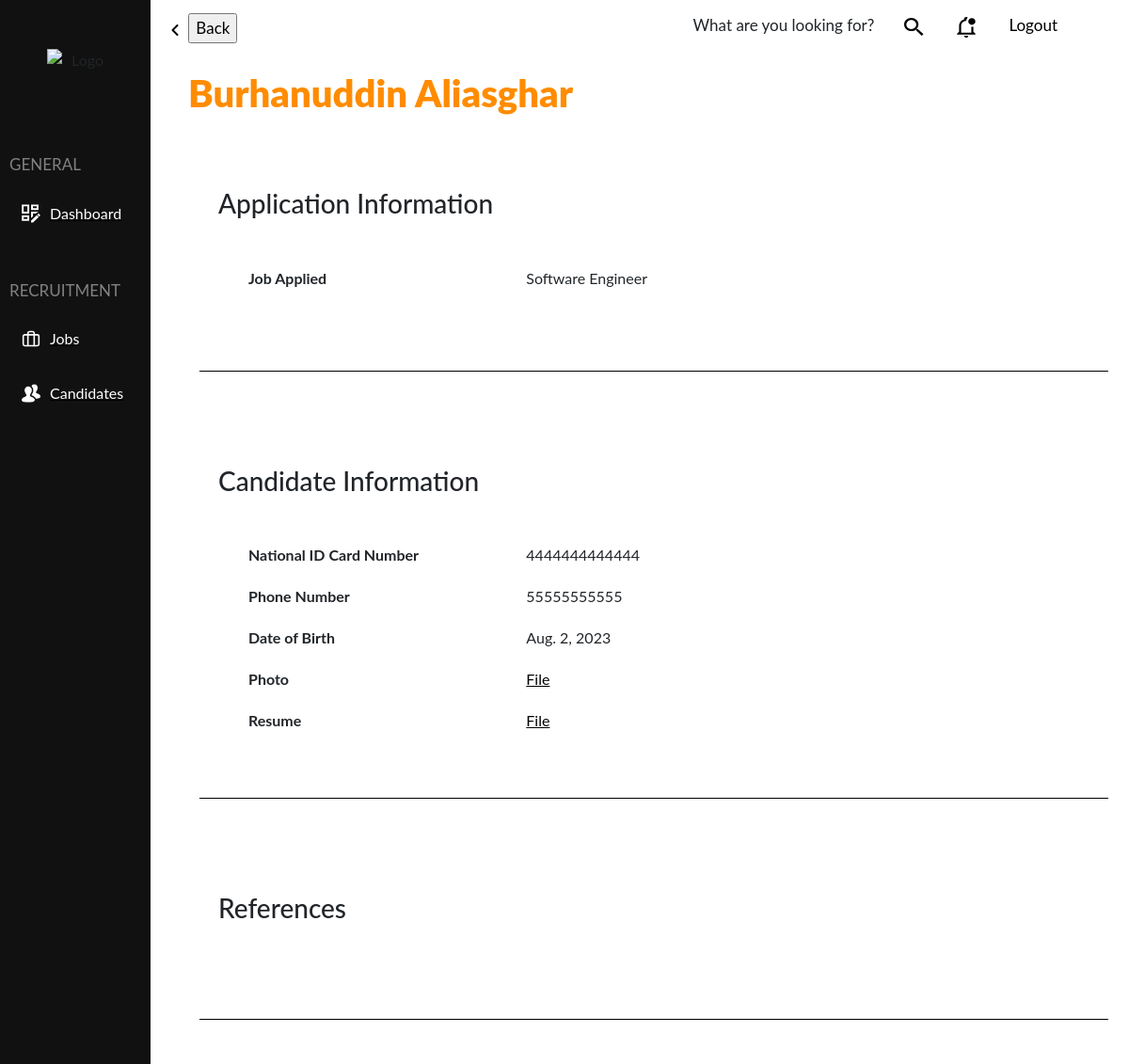
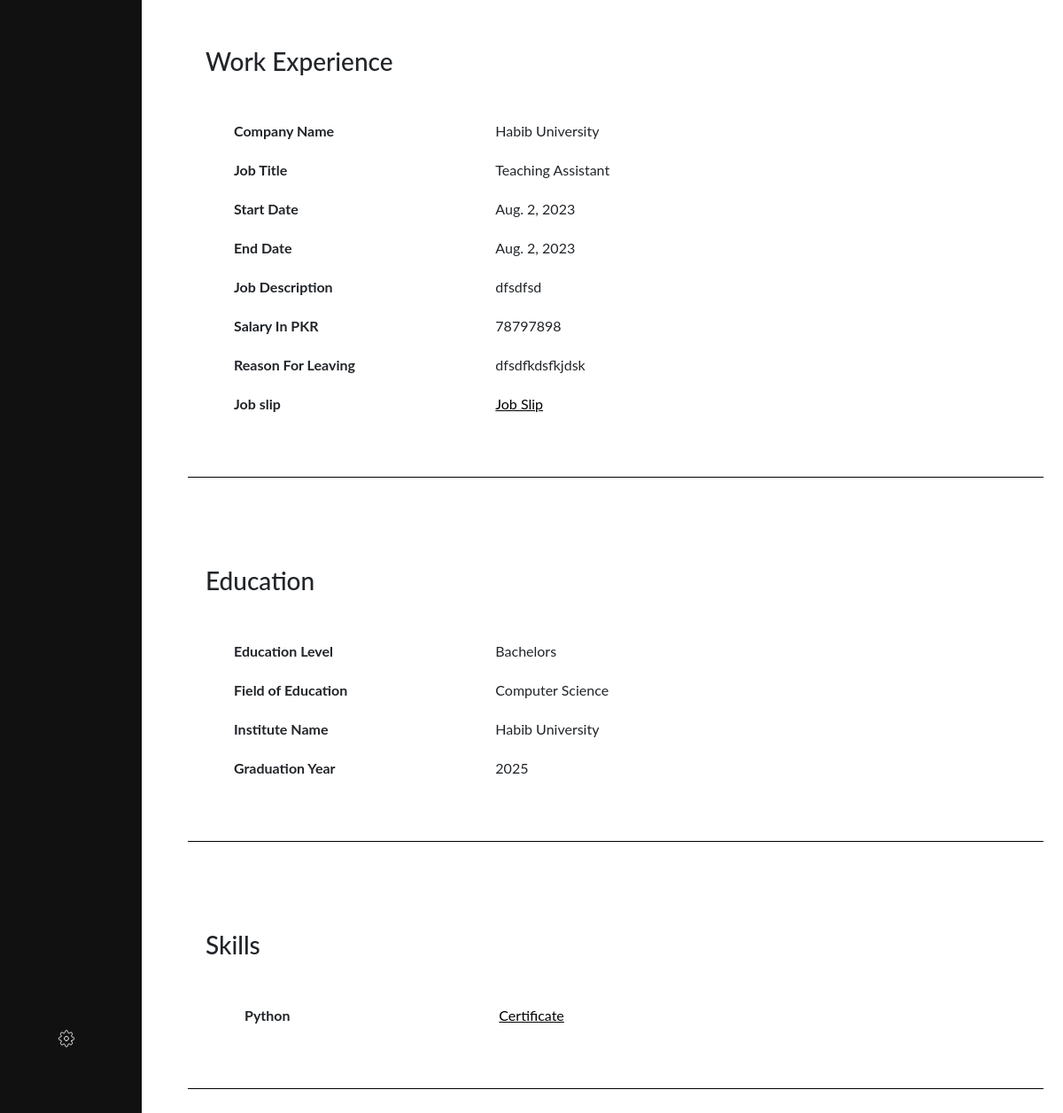
Page /recruiters/candidate/nj4PRrk8M45Hl7rklxfMnm5TP0CjX175 (signed in) on the committed database (2 pictures, top to bottom).
### apps/applicants/models/job.py (models this page shows, shortened)
class Job(models.Model):
    title = models.CharField(
        verbose_name="Job Title",
        max_length=128,
        db_index=False,
    )
    overview = RichTextField(
        verbose_name="Job Description",
    )
    responsibilities = RichTextField(
        verbose_name="Job Responsibilities",
    )
    qualifications = RichTextField(
        verbose_name="Job Qualifications",
    )
    _25 = '25,000 - 50,000'
    _50 = '50,000 - 75,000'
    _75 = '75,000 - 100,000'
    _100 = '100,000 - 125,000'
    _125 = '125,000 - 150,000'
    _150 = '150,000 - 175,000'
    _175 = '175,000 - 200,000'
    _200 = '200,000 - 225,000'
    _225 = '225,000 - 250,000'
    _250 = '250,000 - 275,000'
    _275 = '275,000 - 300,000'
    _300 = '300,000 - 325,000'
    SALARY_RANGE_CHOICES = [
        (_25, '25,000 - 50,000'),
        (_50, '50,000 - 75,000'),
        (_75, '75,000 - 100,000'),
        (_100, '100,000 - 125,000'),
        (_125, '125,000 - 150,000'),
        (_150, '150,000 - 175,000'),
        (_175, '175,000 - 200,000'),
        (_200, '200,000 - 225,000'),
        (_225, '225,000 - 250,000'),
        (_250, '250,000 - 275,000'),
        (_275, '275,000 - 300,000'),
        (_300, '300,000 - 325,000')
    ]
    salary_Range = models.CharField(
        verbose_name="Salary Range",
        max_length=20,
        db_index=False,
        choices=SALARY_RANGE_CHOICES,
    )
    REMOTE = 'R'
    IN_OFFICE = 'O'
    HYBRID = 'H'
    WORK_SITE_CHOICES = [
        (REMOTE, 'Remote'),
        (IN_OFFICE, 'In Office'),
        (HYBRID, 'Hybrid'),
    ]
    work_Site = models.CharField(
        verbose_name="Work Site",
        max_length=1,
        choices=WORK_SITE_CHOICES,
        db_index=False,
    )
    FULL_TIME = 'F'
    PART_TIME = 'P'
    INTERNSHIP = 'I'
    CONTRACT = 'C'
    WORK_TYPE_CHOICES = [
        (FULL_TIME, 'Full Time'),
        (PART_TIME, 'Part Time'),
        (INTERNSHIP, 'Internship'),
        (CONTRACT, 'Contract'),
    ]
    work_Type = models.CharField(
        verbose_name="Work Type",
        max_length=1,
        choices=WORK_TYPE_CHOICES,
        db_index=False,
    )
    STATUS_CHOICES = [
        (True, 'Open'),
        (False, 'Closed'),
    ]
    open = models.BooleanField(
        verbose_name="Job Status",
        db_index=False,
        choices=STATUS_CHOICES,
        default=True,
    )
    created_By = models.ForeignKey(
        to=Recruiter,
        on_delete=models.CASCADE,
        db_index=True,
        related_name="jobs_created"
    )

### apps/applicants/models/stage_application.py (models this page shows)
class Profile(models.Model):
    national_ID = models.CharField(
        verbose_name="National ID Card Number",
        max_length=13,
        db_index=True,
    )
    phone = models.CharField(
        verbose_name="Phone Number",
        max_length=11,
        db_index=True,
    )
    date_Of_Birth = models.DateField(
        verbose_name="Date of Birth",
        auto_now=False,
        auto_now_add=False,
        db_index=False,
    )
    photo_File_Name = models.CharField(
        max_length=64,
        null=True,
        db_index=False
    )
    resume_File_Name = models.CharField(
        max_length=64,
        db_index=False,
        null=False,
    )

class Experience(models.Model):
    company_Name = models.CharField(
        verbose_name="Company Name",
        max_length=128,
        db_index=False,
    )
    job_Title = models.CharField(
        verbose_name="Job Title",
        max_length=128,
        db_index=False,
    )
    start_Date = models.DateField(
        verbose_name="Start Date",
        auto_now=False,
        auto_now_add=False,
        db_index=False,
    )
    end_Date = models.DateField(
        verbose_name="End Date",
        auto_now=False,
        auto_now_add=False,
        db_index=False,
    )
    job_Description = models.TextField(
        verbose_name="Job Description",
        db_index=False,
        max_length=1024,
    )
    salary = models.IntegerField(
        verbose_name="Salary In PKR",
        db_index=False,
    )
    reason_For_Leaving = models.TextField(
        verbose_name="Reason For Leaving",
        db_index=False,
        max_length=1024,
    )
    job_Slip_File_Name = models.CharField(
        verbose_name="File name for job slip",
        null=True,
        max_length=64,
        db_index=False,
    )

class Education(models.Model):
    BACHELORS = 'B'
    MASTERS = 'M'
    PHD = 'P'
    EDUCATION_LEVEL_CHOICES = [
        (BACHELORS, 'Bachelors'),
        (MASTERS, 'Masters'),
        (PHD, 'PhD'),
    ]
    ed_Level = models.CharField(
        verbose_name="Education Level",
        max_length=1,
        db_index=False,
        choices=EDUCATION_LEVEL_CHOICES,
    )
    field_Name = models.CharField(
        verbose_name="Field of Education",
        max_length=128,
        db_index=False,
    )
    institute_Name = models.CharField(
        verbose_name="Institute Name",
        max_length=128,
        db_index=False,
    )
    graduation_Year = models.IntegerField(
        verbose_name="Graduation Year",
        db_index=False,
    )

class Skill(models.Model):
    skill_Name = models.CharField(
        verbose_name="Skill Name",
        max_length=128,
        db_index=False,
    )
    certificate_File_Name = models.CharField(
        verbose_name="File name for certificate related to the skill",
        max_length=64,
        null=True,
        db_index=False
    )
    candidate_Application_ID = models.ForeignKey(
        to=Candidate_Application,
        on_delete=models.CASCADE,
        db_index=True,
        related_name="skills"
    )

### apps/recruiters/views.py (the view)
# urls.py: path('candidate/<slug:candidate_id>', views.candidate, name='candidate'),
@login_required
@user_passes_test(a_helpers.is_recruiter)
def candidate(request, candidate_id):
    if request.method == 'POST':
        return Http404
    return render(request, 'recruiters/candidate.html',
        r_helpers.get_candidate_context(candidate_id)
    )

### apps/applicants/forms.py (shortened to what this page needs)
class CandidateProfileForm(forms.ModelForm):
    photo = forms.ImageField(
        widget=forms.FileInput(
            attrs={
                'class': 'form-control',
                'placeholder': 'Upload Photo',
            }
        )
    )
    resume = forms.FileField(
        widget=forms.FileInput(
            attrs={
                'class': 'form-control',
                'placeholder': 'Upload Resume',
            }
        ),
        required=True,
    )
    class Meta:
        model = a_models.Profile
        exclude = ['photo_File_Name', 'resume_File_Name']
        widgets = {
            'date_Of_Birth': forms.DateInput(attrs={'type': 'date'}),
        }

class CandidateEducationForm(forms.ModelForm):
    class Meta:
        model = a_models.Education
        exclude = ['application_ID']
        widgets = {
            'ed_Level': forms.Select(attrs={'class': 'form-control'}),
            'field_Name': forms.TextInput(attrs={'class': 'form-control'}),
            'institute_Name': forms.TextInput(attrs={'class': 'form-control'}),
            'graduation_Year': forms.NumberInput(attrs={'class': 'form-control'}),
        }

### apps/applicants/helpers.py (called while the page is built)
def is_recruiter(user):
    return user.groups.filter(name='Recruiters').exists()

### apps/recruiters/helpers.py (called while the page is built)
def get_candidate_file_path(candidate_id, file_name):
    return 'candidate_documents/' + str(candidate_id) + '/' + str(file_name)

### templates/recruiters/candidate.html (shortened to what this page needs)
{% extends "recruiters/layout.html" %}
{% load static %}
{% load widget_tweaks %}
{% load mytags %}
{% block content %}
<div class="container">
    <div class="container form-wrapper">
        <h3>Application Information</h3>
        <div class="row block">
            <div class="col-md-4 label">
                <p>Job Applied</p>
            </div>
            <div class="col-md-8">
                {{ job.title }}
            </div>
        </div>
    </div>
    <div class="container form-wrapper">
        <h3>Candidate Information</h3>
        {% for field in profile %}
            <div class="row block">
                <div class="col-md-4 label">
                    {{ field.label }}
                </div>
                <div class="col-md-8">
                        {% if field.name == "photo"%}
                            <a href="{% get_media_prefix %}{{ photo }}">File</a>
                        {% elif field.name == "resume" %}
                            <a href="{% get_media_prefix %}{{ resume }}">File</a>
                        {% else %}
                            {{ field.data }}
                        {% endif %}
                </div>
            </div>
        {% endfor %}
    </div>
    <div class="container form-wrapper">
        <h3>References</h3>
    </div>
    <div class="container form-wrapper">
        <h3>Work Experience</h3>
        {% for field in experience %}
            <div class="row block">
                <div class="col-md-4 label">
                    {{ field.label }}
                </div>
                {% if field.name == "job_Slip" %}
                    <div class="col-md-8">
                        <a href="{% get_media_prefix %}{{ job_Slip }}">Job Slip</a>
                    </div>
                {% else %}
                    <div class="col-md-8">
                        {{ field.data }}
                    </div>
                {% endif %}
            </div>
        {% endfor %}
    </div>
    <div class="container form-wrapper">
        <h3>Education</h3>
        {% for field in education %}
            <div class="row block">
                <div class="col-md-4 label">
                    {{ field.label }}
                </div>
                <div class="col-md-8">
                    {{ field.data }}
                </div>
            </div>
        {% endfor %}
    </div>
    <div class="container form-wrapper">
        <h3>Skills</h3>
        <div class="container">
            {% for name, cert_path in skills %}
                <div class="row block">
                    <div class="col-md-4 label">
                        {{ name }}
                    </div>
                    <div class="col-md-8">
                        <a href="{% get_media_prefix %}{{ cert_path }}">Certificate</a>
                    </div>
                </div>
            {% endfor %}
        </div>
    </div>
</div>
{% endblock %}

### static/recruiters/styles.css (style rules this page uses)
:root { --primary-color-light: #FF8C00; --primary-color-dark: #f16825; --text-s-regular: 400 12px/16px var(--font-poppins); --font-poppins: Poppins; --font-inter: Inter; --text-s-regular-size: 12px; --text-l-regular-size: 16px; --heading-s-size: 20px; --neutral-10: #fff; --neutral-70: #757575; --neutral-100: #0a0a0a; --neutral-80: #616161; --primary-color: #f16825; --fadetext: #757575; --t1: rgba(0, 0, 0, 0.2); --t2: #fff; --color-gray-100: rgba(255, 255, 255, 0.5); --gap-base: 16px; --gap-5xs: 8px; --gap-12xl: 31px; --padding-5xl: 24px; --padding-xl: 20px; --br-6xl: 24px; --br-7xs: 6px; --br-base: 16px; --br-sm: 14px; --shadow-1: 0px 1px 2px rgba(0, 0, 0, 0.12); --btn-width: 100%; }
body { font-family: "Lato", sans-serif; background-color: whitesmoke; }
a { color:black; }

### templates/recruiters/candidate.html (style rules this page uses)
body { background-color: white; }
.form-wrapper { margin-bottom: 50px; border-bottom: 1px solid black; padding: 50px 20px; }
.row.block { margin: 20px 20px; }
h3 { margin-bottom: 50px; }
.label { font-weight: bold; }

### rows in the picture
Job: title "Software Engineer"
Profile: data "4444444444444" "55555555555" "Aug. 2, 2023"
Experience: data "Habib University" "Teaching Assistant" "Aug. 2, 2023" "Aug. 2, 2023" "dfsdfsd" "dfsdfkdsfkjdsk"
Education: data "Bachelors" "Computer Science" "Habib University"
Skill: skills "Python"

### other values in the picture
{{ heading }} "Burhanuddin Aliasghar"
{{ field.label }} "National ID Card Number" "Phone Number" "Date of Birth" "Photo" "Resume"
{{ field.label }} "Company Name" "Job Title" "Start Date" "End Date" "Job Description" "Salary In PKR" "Reason For Leaving" "Job slip"
{{ field.data }} "78797898"
{{ field.label }} "Education Level" "Field of Education" "Institute Name" "Graduation Year"
{{ field.data }} "2025"
